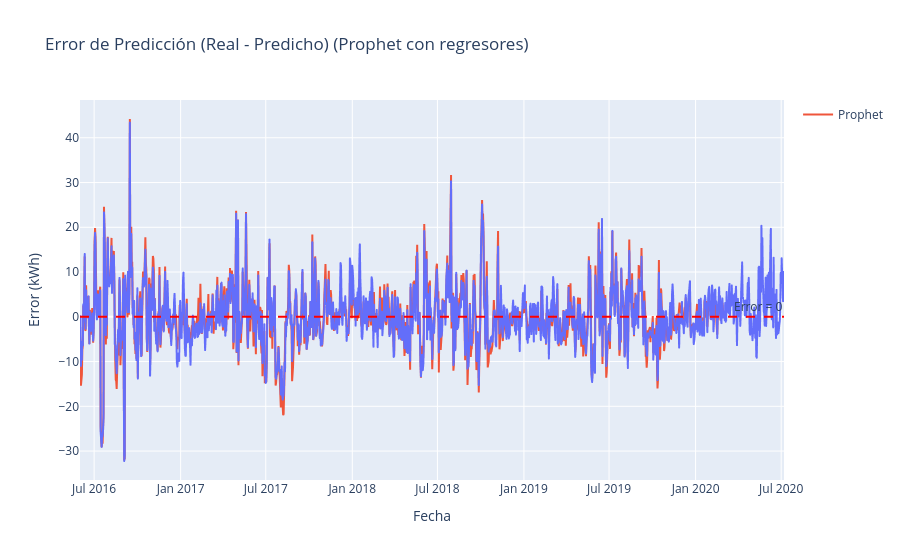

Source (notebook cell):
### Code cell
fig.add_scatter(
  x=prophet_df['ds'], 
  y=total_error_prophet, 
  mode='lines', 
  name='Prophet'
)
fig.show()

### Figure 1 — Plotly figure (JSON) as saved in the notebook; plotly's stock layout.template omitted (floating-point values rounded to 4 significant figures; data arrays with more than 128 entries replaced by an {"elided": "..."} marker saying what was removed)
{"data": [{"hovertemplate": "Fecha=%{x}<br>Error (kWh)=%{y}<extra></extra>", "legendgroup": "", "line": {"color": "#636efa", "dash": "solid"}, "marker": {"symbol": "circle"}, "mode": "lines", "name": "", "showlegend": false, "type": "scattergl", "x": {"elided": "1498 str values"}, "xaxis": "x", "y": {"elided": "1498 float values"}, "yaxis": "y"}, {"mode": "lines", "name": "Prophet", "type": "scatter", "x": {"elided": "1498 str values"}, "y": {"elided": "1498 float values"}}], "layout": {"annotations": [{"showarrow": false, "text": "Error = 0", "x": 1, "xanchor": "right", "xref": "x domain", "y": 0, "yanchor": "bottom", "yref": "y"}], "legend": {"tracegroupgap": 0}, "shapes": [{"line": {"color": "red", "dash": "dash"}, "type": "line", "x0": 0, "x1": 1, "xref": "x domain", "y0": 0, "y1": 0, "yref": "y"}], "title": {"text": "Error de Predicción (Real - Predicho) (Prophet con regresores)"}, "xaxis": {"anchor": "y", "domain": [0, 1], "title": {"text": "Fecha"}}, "yaxis": {"anchor": "x", "domain": [0, 1], "title": {"text": "Error (kWh)"}}}}
